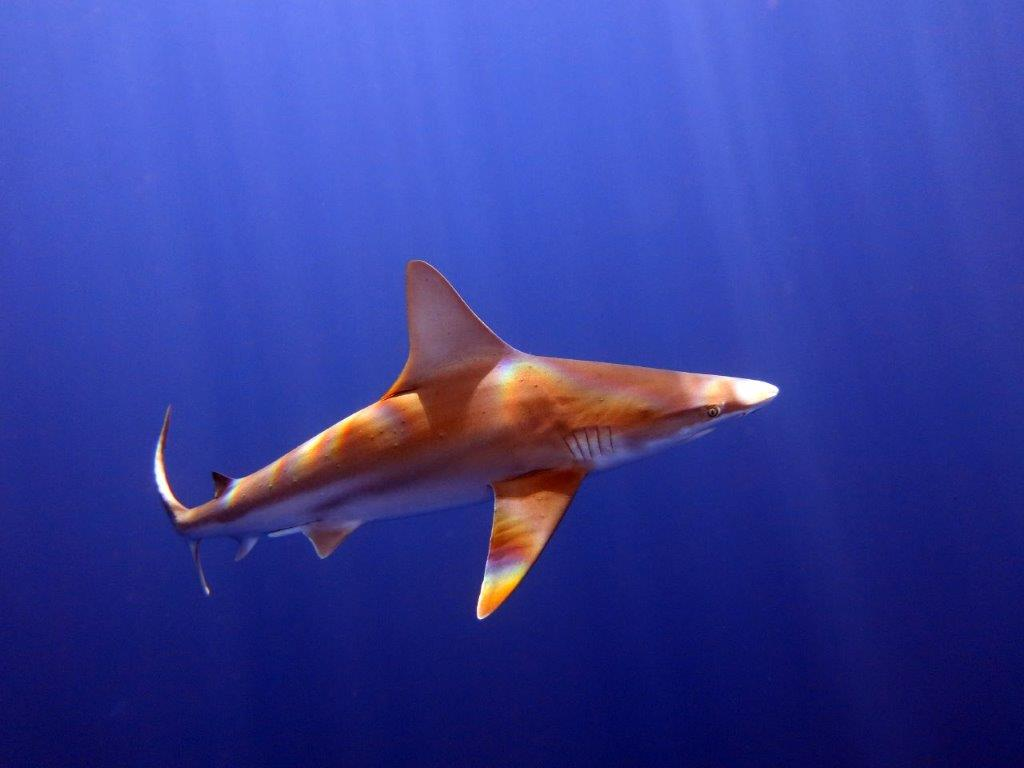
#> input picture figs/zoom_virtual_backgrounds/IMG_3477_1.jpg, 1024 x 768 px, found by its file name
$ python color_pencil_and_water_colors.py
#> lines starting #> are read from the running program, lines starting #| are printed output that depends on the picture
#!/bin/python
import cv2

def save_file_out(filename, src, filepath="../../figs/paintings/"):
    cv2.imwrite(filepath+filename, src)

def photo_to_oil_painting(img, size=7, dynRatio=1):
    res = cv2.xphoto.oilPainting(img, size, dynRatio)
    filename = f"IMG_3477_1_oil_painting_{size}_{dynRatio}.png"
    save_file_out(filename, res)

def photo_to_water_color_painting(img, sigma_s=60, sigma_r=0.6):
    # sigma_s controls the size of the neighborhood. Range 1 - 200
    # sigma_r controls the how dissimilar colors within the neighborhood will be averaged. A larger sigma_r results in large regions of constant color. Range 0 - 1
    res = cv2.stylization(img, sigma_s, sigma_r)
    filename = f"IMG_3477_1_water_color_painting_{sigma_s}_{sigma_r}.png"
    save_file_out(filename, res)

def photo_to_color_pencil(img, sigma_s=60, sigma_r=0.07, shade_factor=0.05, color=True):
    # sigma_s controls the size of the neighborhood. Range 1 - 200
    # sigma_r controls the how dissimilar colors within the neighborhood will be averaged. A larger sigma_r results in large regions of constant color. Range 0 - 1
    # shade_factor is a simple scaling of the output image intensity. The higher the value, the brighter is the result. Range 0 - 0.1
    dst_gray, dst_color = cv2.pencilSketch(img, sigma_s, sigma_r, shade_factor)
    if color:
        filename = f"IMG_3477_1_color_pencil_color_{sigma_s}_{sigma_r}_{shade_factor}.png"
        save_file_out(filename, dst_color)
    else:
        filename = f"IMG_3477_1_color_pencil_bnw_{sigma_s}_{sigma_r}_{shade_factor}.png"
        save_file_out(filename, dst_gray)

img = cv2.imread("../../figs/zoom_virtual_backgrounds/IMG_3477_1.jpg")
#> img is the input picture: shape (768, 1024, 3); mean B, G, R 152.8, 60.8, 53.5
photo_to_color_pencil(img)
#> in photo_to_color_pencil, `dst_gray, dst_color = cv2.pencilSketch(img, sigma_s, sigma_r, shade_fa..`: dst_gray: shape (768, 1024); every value is 10
#> in photo_to_color_pencil, `dst_gray, dst_color = cv2.pencilSketch(img, sigma_s, sigma_r, shade_fa..`:
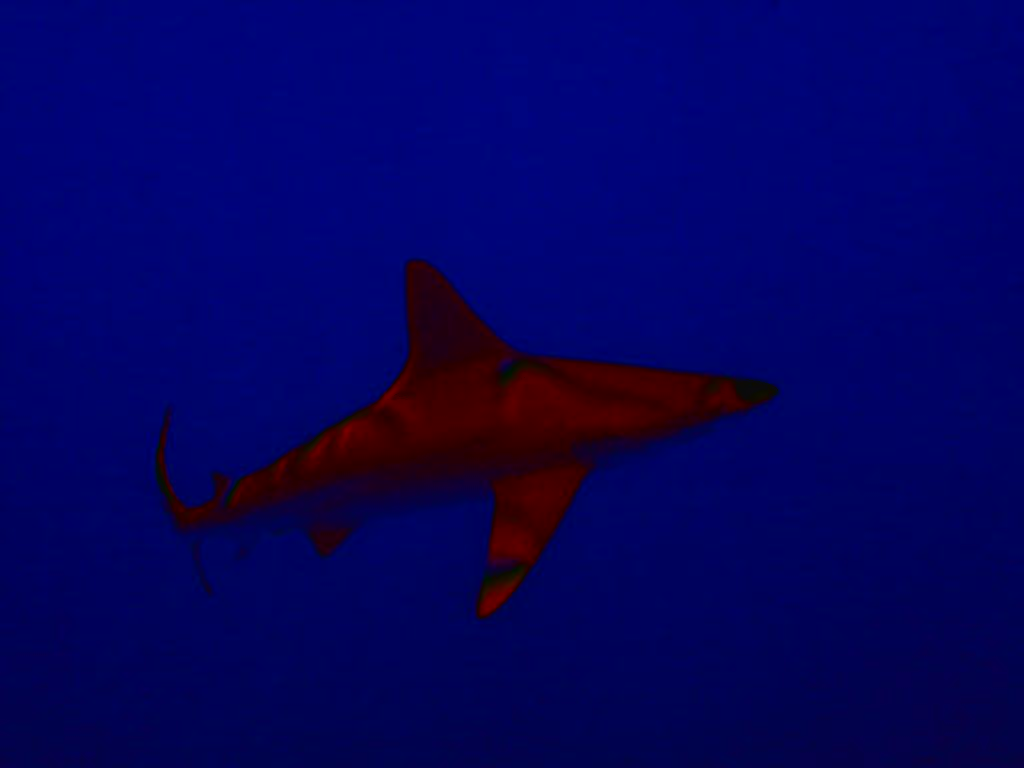
#> dst_color: shape (768, 1024, 3); mean B, G, R 95.3, 2.2, 4.1
photo_to_water_color_painting(img)
#> in photo_to_water_color_painting, `res = cv2.stylization(img, sigma_s, sigma_r)`:
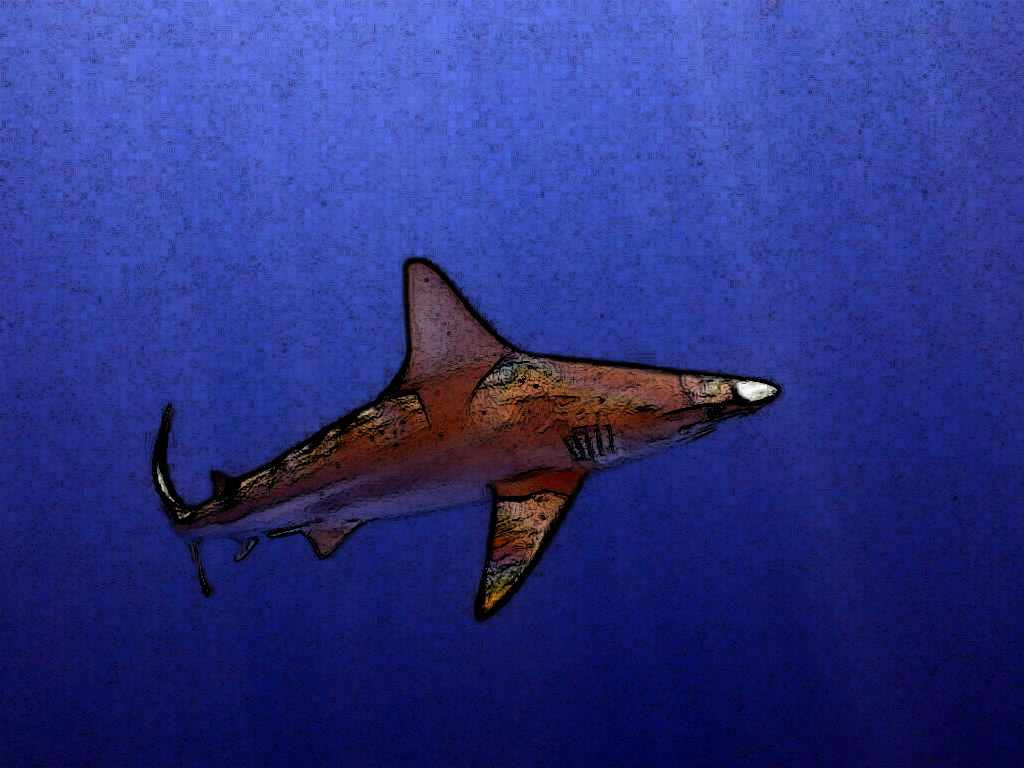
#> res: shape (768, 1024, 3); mean B, G, R 131.2, 50.5, 42.6
# photo_to_oil_painting(img, 100, 20)# requires: pip install opencv-contrib-python==4.3.0.36

$ run again, with figs/zoom_virtual_backgrounds/Cambodia.jpg copied over figs/zoom_virtual_backgrounds/IMG_3477_1.jpg
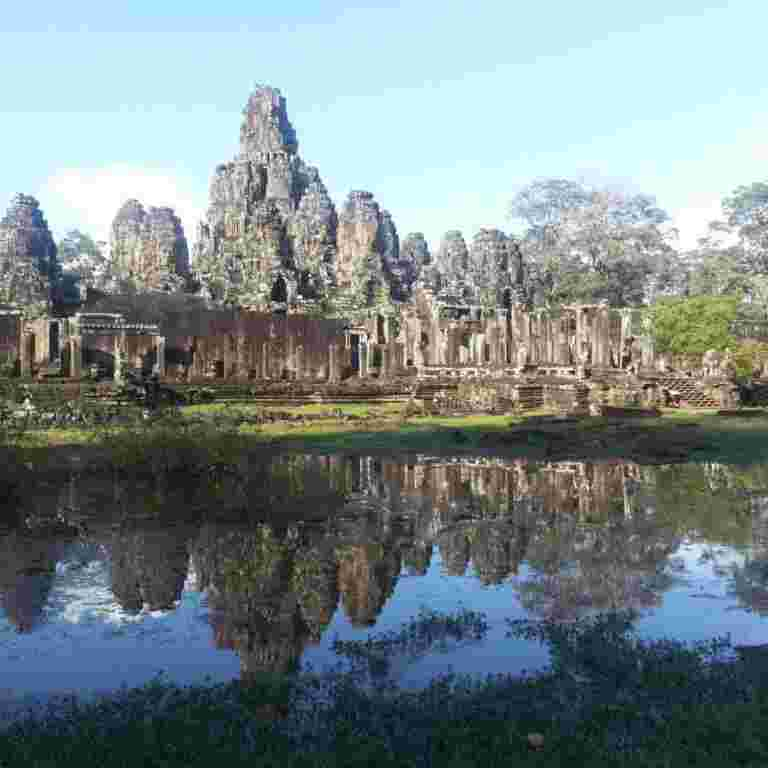
#> input picture figs/zoom_virtual_backgrounds/Cambodia.jpg, 768 x 768 px, found by its file name
#> img is the input picture: shape (768, 768, 3); mean B, G, R 138.6, 136.7, 122.9
#> dst_gray: shape (768, 768); every value is 10
#> in photo_to_color_pencil, `dst_gray, dst_color = cv2.pencilSketch(img, sigma_s, sigma_r, shade_fa..`:
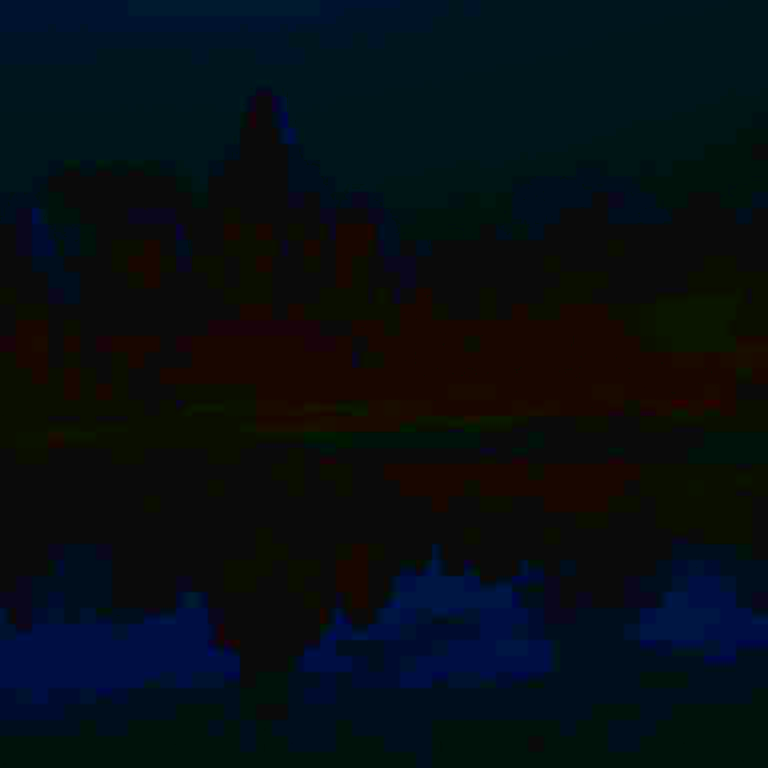
#> dst_color: shape (768, 768, 3); mean B, G, R 18.7, 14, 6.7
#> in photo_to_water_color_painting, `res = cv2.stylization(img, sigma_s, sigma_r)`:
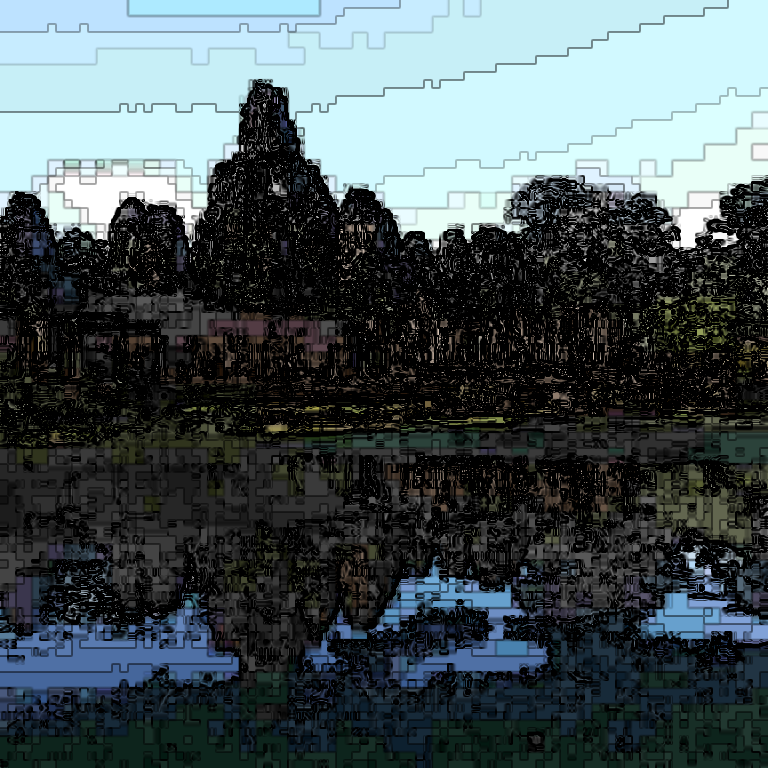
#> res: shape (768, 768, 3); mean B, G, R 87.3, 83.8, 71.4
